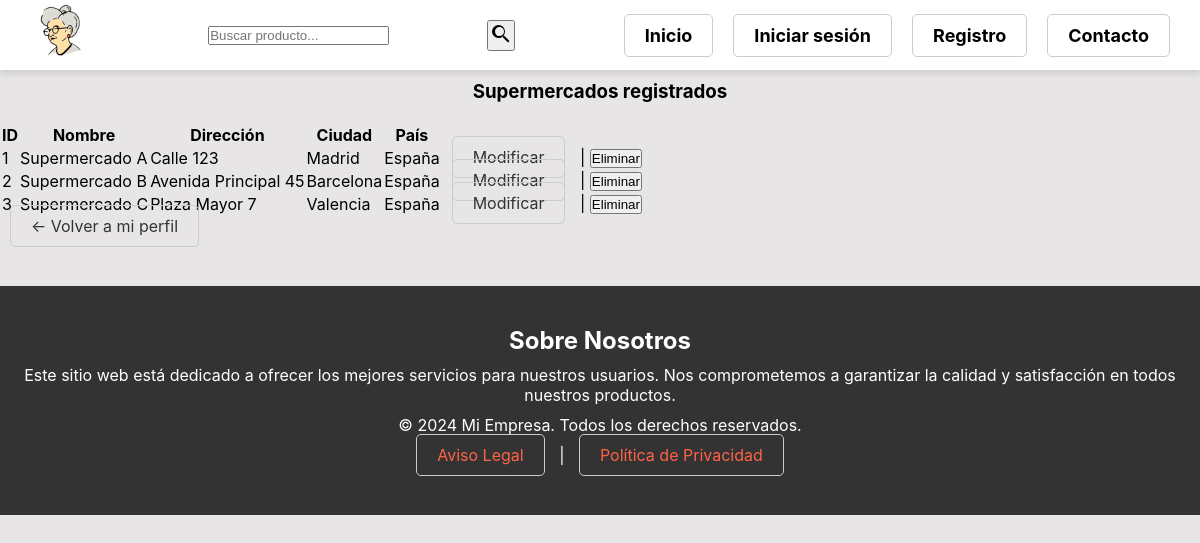
Screenshot of /gestores/listar_supermercado.php with the database file from the repository.
### tables this page shows
CREATE TABLE Supermercado (
    ID_Supermercado INT AUTO_INCREMENT PRIMARY KEY,
    Nombre VARCHAR(100) NOT NULL,
    Direccion VARCHAR(255) NULL UNIQUE,
    Ciudad VARCHAR(50) NOT NULL,
    Pais VARCHAR(50) NOT NULL
);

### modelo/bdd/mysql.php (called while the page is built, shortened)
<?php
class yayaBD {
    private static $conexion = null;
    public static function conexionBD() {
        if (self::$conexion === null) {
            $config = parse_ini_file(__DIR__ . "/../../config.ini");
            $pass   = $config['contrasena'] ?? '';
            self::$conexion = new mysqli(
                $config['server'],
                $config['user'],
                $pass,
                $config['bd']
            );
            self::$conexion->set_charset('utf8');
        }
        return self::$conexion;
    }
    public static function consultaLectura(string $sql, mixed ...$params): ?array {
        $db   = self::conexionBD();
        $stmt = $db->prepare($sql);
        $stmt->execute();
        $res = $stmt->get_result();
        return $res->num_rows > 0
            ? $res->fetch_all(MYSQLI_ASSOC)
            : null;
    }
    public static function cerrarConexion(): void {
        if (self::$conexion !== null) {
            self::$conexion = null;
        }
    }
}

### gestores/listar_supermercado.php (the view, shortened to what this page needs)
<?php
include_once __DIR__ . '/../modelo/bdd/mysql.php';
$sql = "SELECT ID_Supermercado, Nombre, Direccion, Ciudad, Pais
        FROM supermercado
        ORDER BY ID_Supermercado ASC";
$resultados = yayaBD::consultaLectura($sql);
?>
<!DOCTYPE html>
<html lang="es">
<head>
  <link rel="stylesheet" href="<?= BASE_URL ?>includes/styles.css">
</head>
<body>
  <?php include_once __DIR__ . '/../includes/cabecera.php'; ?>
  <section class="completo">
    <article class="centrado">
      <h1>Supermercados registrados</h1>
      <?php if ($resultados && count($resultados) > 0): ?>
        <table class="tabla">
          <thead>
            <tr>
              <th>ID</th>
              <th>Nombre</th>
              <th>Dirección</th>
              <th>Ciudad</th>
              <th>País</th>
            </tr>
          </thead>
          <tbody>
            <?php foreach ($resultados as $fila): ?>
              <tr>
                <td><?= htmlspecialchars($fila['ID_Supermercado']) ?></td>
                <td><?= htmlspecialchars($fila['Nombre']) ?></td>
                <td><?= htmlspecialchars($fila['Direccion']) ?></td>
                <td><?= htmlspecialchars($fila['Ciudad']) ?></td>
                <td><?= htmlspecialchars($fila['Pais']) ?></td>
                <td>
                  <a href="editar_supermercado.php?id=<?= urlencode($fila['ID_Supermercado']) ?>">Modificar</a>
                  |
                  <form action="eliminar_supermercado.php" method="post" style="display:inline;" onsubmit="return confirm('¿Seguro que deseas eliminar este supermercado?');">
                    <button type="submit">Eliminar</button>
                  </form>
                </td>
              </tr>
            <?php endforeach; ?>
          </tbody>
        </table>
      <?php else: ?>
        <p>No hay supermercados registrados.</p>
      <?php endif; ?>
      <p><a href="<?= BASE_URL ?>/../sesiones/accesoUser.php">← Volver a mi perfil</a></p>
    </article>
  </section>
</body>
</html>

### includes/styles.css (style rules this page uses)
* { margin: 0; padding: 0; box-sizing: border-box; }
:root { --color-principal: black; --color-secundario: #828282; --color-fondo: #e7e5e5; --color-galeria: #e4b1b1; --color-destacados: #b18f8f; --color-contactos: #dddddd; --color-hover: #a8d4e7; --color-contacto: #eeeae9; --fuente-principal: 'Inter', sans-serif; --fuente-detalle: 'Inter', monospace; }
body { padding-top: 80px; font-family: var(--fuente-principal); background: var(--color-fondo); }
h1 { text-align: center; margin-bottom: 20px; }
a { margin: 10px; padding: 10px 20px; border: 1px solid #ccc; text-decoration: none; color: #333; border-radius: 5px; }
.pie { background-color: #333; color: white; text-align: center; padding: 40px 20px; margin-top: 50px; }
.pie h2 { font-size: 24px; margin-bottom: 10px; }
.pie p { font-size: 16px; margin: 10px 0; }
.pie a { color: #ff6347; text-decoration: none; transition: color 0.3s; }

### rows the page displays
supermercado: ID_Supermercado "1", Nombre "Supermercado A", Direccion "Calle 123", Ciudad "Madrid", Pais "España"
supermercado: ID_Supermercado "2", Nombre "Supermercado B", Direccion "Avenida Principal 45", Ciudad "Barcelona", Pais "España"
supermercado: ID_Supermercado "3", Nombre "Supermercado C", Direccion "Plaza Mayor 7", Ciudad "Valencia", Pais "España"
